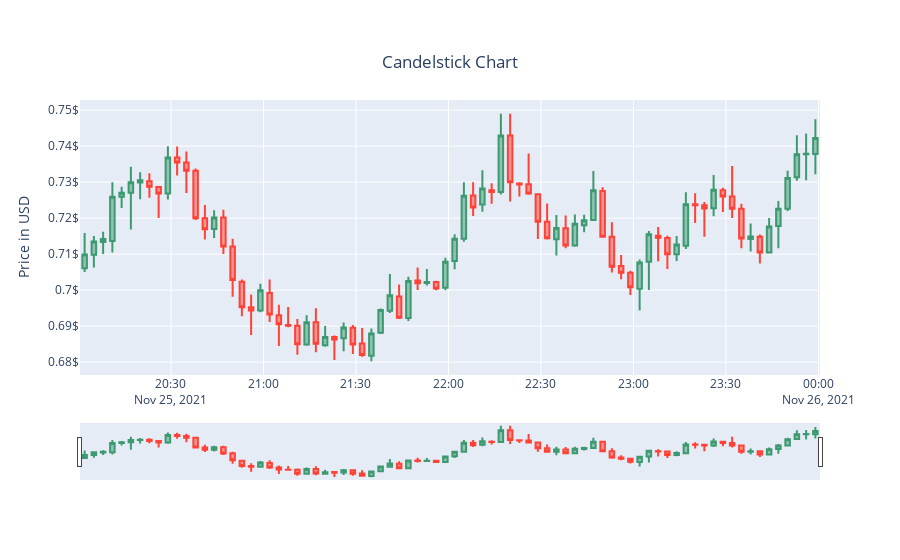
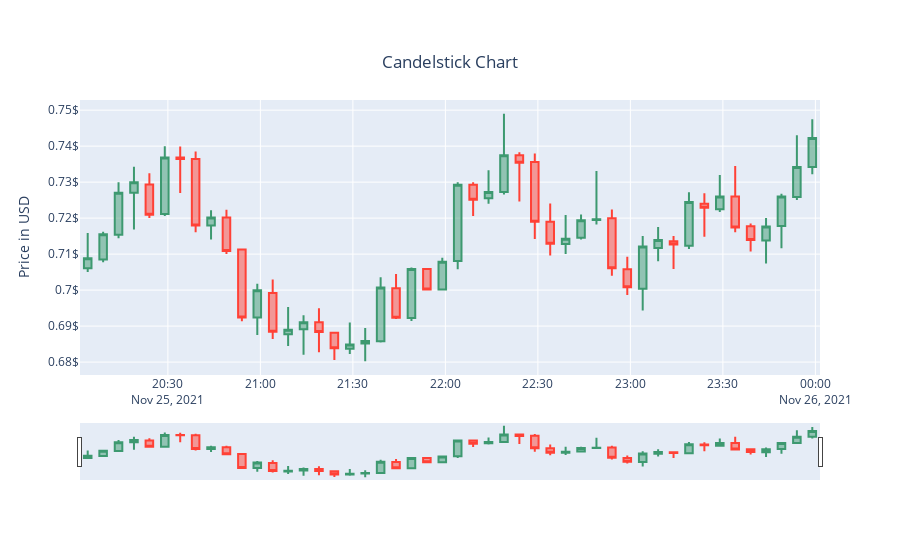
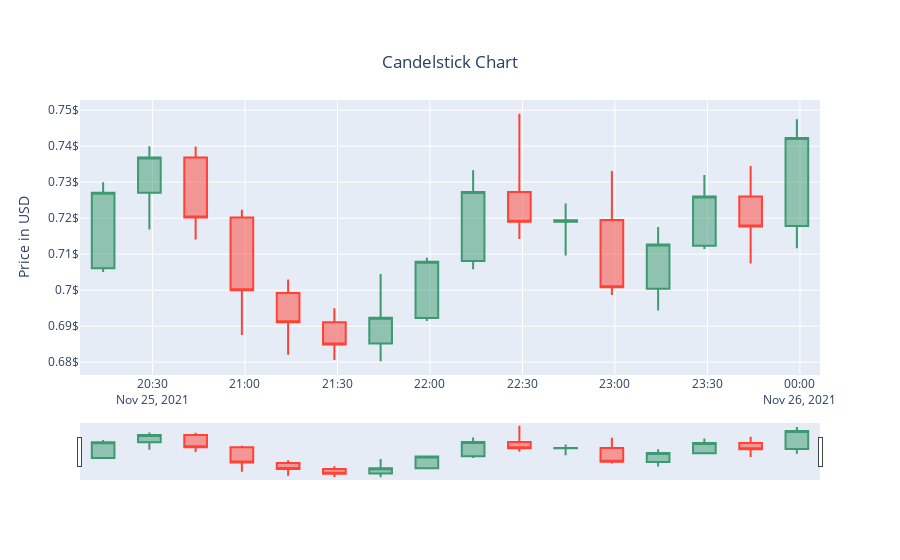
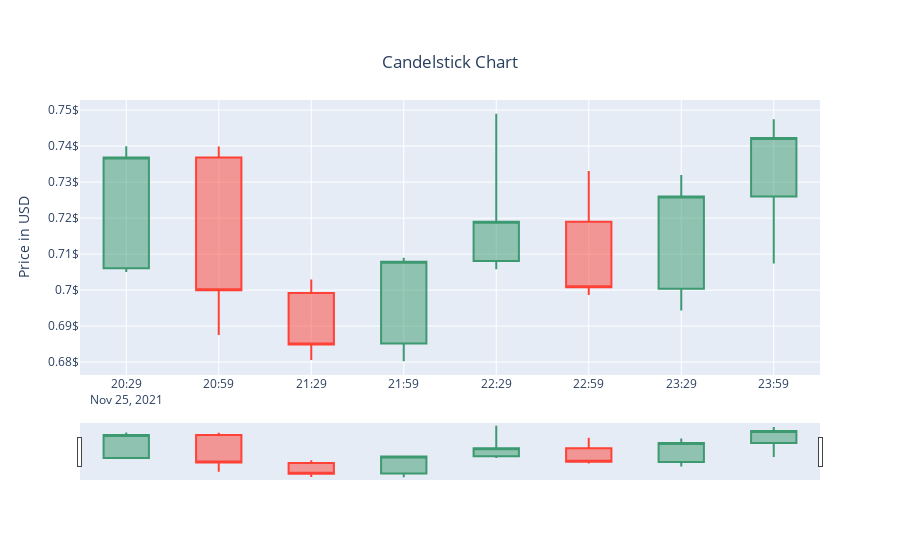

Notebook source saved alongside these figures, in order:
### Code cell
def show_graphics_levels():

    for i in [3, 5, 15, 30]:

        group = dataset.groupby(dataset.index // i).agg({
        'OpenTime': 'last',
        'Open': 'first',
        'High': 'max',
        'Low': 'min',
        'Close': 'last',
        'Volume': 'sum',
        'NumberTraders': 'sum'
        })

        cant_show = int((60 / i) * 4)

        graphics.candelstick_chart(group[-cant_show:], '')

show_graphics_levels()
